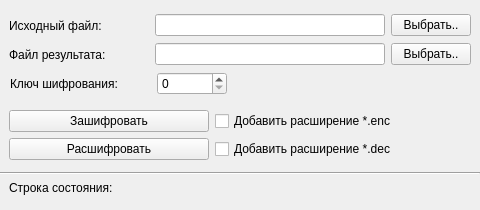
<?xml version="1.0" encoding="UTF-8"?>
<ui version="4.0">
 <class>Controller</class>
 <widget class="QMainWindow" name="Controller">
  <property name="geometry">
   <rect>
    <x>0</x>
    <y>0</y>
    <width>480</width>
    <height>210</height>
   </rect>
  </property>
  <property name="sizePolicy">
   <sizepolicy hsizetype="Preferred" vsizetype="Preferred">
    <horstretch>0</horstretch>
    <verstretch>0</verstretch>
   </sizepolicy>
  </property>
  <property name="minimumSize">
   <size>
    <width>480</width>
    <height>210</height>
   </size>
  </property>
  <property name="maximumSize">
   <size>
    <width>480</width>
    <height>210</height>
   </size>
  </property>
  <property name="windowTitle">
   <string>Модифицированный шифр Атбаша</string>
  </property>
  <widget class="QWidget" name="centralwidget">
   <property name="sizePolicy">
    <sizepolicy hsizetype="Fixed" vsizetype="Fixed">
     <horstretch>0</horstretch>
     <verstretch>0</verstretch>
    </sizepolicy>
   </property>
   <property name="minimumSize">
    <size>
     <width>480</width>
     <height>210</height>
    </size>
   </property>
   <property name="maximumSize">
    <size>
     <width>480</width>
     <height>210</height>
    </size>
   </property>
   <layout class="QVBoxLayout" name="verticalLayout_2">
    <property name="leftMargin">
     <number>0</number>
    </property>
    <property name="topMargin">
     <number>0</number>
    </property>
    <property name="rightMargin">
     <number>0</number>
    </property>
    <property name="bottomMargin">
     <number>0</number>
    </property>
    <item>
     <layout class="QVBoxLayout" name="verticalLayout">
      <item>
       <layout class="QHBoxLayout" name="horizontalLayout">
        <property name="leftMargin">
         <number>9</number>
        </property>
        <property name="topMargin">
         <number>6</number>
        </property>
        <property name="rightMargin">
         <number>9</number>
        </property>
        <item>
         <widget class="QLabel" name="label">
          <property name="sizePolicy">
           <sizepolicy hsizetype="Fixed" vsizetype="Fixed">
            <horstretch>0</horstretch>
            <verstretch>0</verstretch>
           </sizepolicy>
          </property>
          <property name="minimumSize">
           <size>
            <width>140</width>
            <height>23</height>
           </size>
          </property>
          <property name="text">
           <string>Исходный файл:</string>
          </property>
         </widget>
        </item>
        <item>
         <widget class="QLineEdit" name="lineEdit_sourceFilePath">
          <property name="readOnly">
           <bool>true</bool>
          </property>
         </widget>
        </item>
        <item>
         <widget class="QPushButton" name="button_chooseSourceFile">
          <property name="sizePolicy">
           <sizepolicy hsizetype="Fixed" vsizetype="Fixed">
            <horstretch>0</horstretch>
            <verstretch>0</verstretch>
           </sizepolicy>
          </property>
          <property name="minimumSize">
           <size>
            <width>70</width>
            <height>0</height>
           </size>
          </property>
          <property name="text">
           <string>Выбрать..</string>
          </property>
         </widget>
        </item>
       </layout>
      </item>
      <item>
       <layout class="QHBoxLayout" name="horizontalLayout_2">
        <property name="leftMargin">
         <number>9</number>
        </property>
        <property name="rightMargin">
         <number>9</number>
        </property>
        <item>
         <widget class="QLabel" name="label_2">
          <property name="sizePolicy">
           <sizepolicy hsizetype="Fixed" vsizetype="Fixed">
            <horstretch>0</horstretch>
            <verstretch>0</verstretch>
           </sizepolicy>
          </property>
          <property name="minimumSize">
           <size>
            <width>140</width>
            <height>23</height>
           </size>
          </property>
          <property name="text">
           <string>Файл результата:</string>
          </property>
         </widget>
        </item>
        <item>
         <widget class="QLineEdit" name="lineEdit_resultFilePath">
          <property name="readOnly">
           <bool>true</bool>
          </property>
         </widget>
        </item>
        <item>
         <widget class="QPushButton" name="button_chooseResultFile">
          <property name="text">
           <string>Выбрать..</string>
          </property>
         </widget>
        </item>
       </layout>
      </item>
      <item>
       <layout class="QHBoxLayout" name="horizontalLayout_5">
        <property name="leftMargin">
         <number>9</number>
        </property>
        <property name="rightMargin">
         <number>252</number>
        </property>
        <item>
         <widget class="QLabel" name="label_3">
          <property name="sizePolicy">
           <sizepolicy hsizetype="Fixed" vsizetype="Fixed">
            <horstretch>0</horstretch>
            <verstretch>0</verstretch>
           </sizepolicy>
          </property>
          <property name="minimumSize">
           <size>
            <width>140</width>
            <height>23</height>
           </size>
          </property>
          <property name="text">
           <string>Ключ шифрования:</string>
          </property>
         </widget>
        </item>
        <item>
         <widget class="QSpinBox" name="spinBox_encryptionKey">
          <property name="sizePolicy">
           <sizepolicy hsizetype="Fixed" vsizetype="Fixed">
            <horstretch>0</horstretch>
            <verstretch>0</verstretch>
           </sizepolicy>
          </property>
          <property name="minimumSize">
           <size>
            <width>70</width>
            <height>0</height>
           </size>
          </property>
          <property name="maximum">
           <number>255</number>
          </property>
          <property name="displayIntegerBase">
           <number>16</number>
          </property>
         </widget>
        </item>
       </layout>
      </item>
      <item>
       <layout class="QHBoxLayout" name="horizontalLayout_3">
        <property name="leftMargin">
         <number>9</number>
        </property>
        <property name="topMargin">
         <number>9</number>
        </property>
        <property name="rightMargin">
         <number>9</number>
        </property>
        <item>
         <widget class="QPushButton" name="pushButton_cipher">
          <property name="sizePolicy">
           <sizepolicy hsizetype="Fixed" vsizetype="Fixed">
            <horstretch>0</horstretch>
            <verstretch>0</verstretch>
           </sizepolicy>
          </property>
          <property name="minimumSize">
           <size>
            <width>200</width>
            <height>0</height>
           </size>
          </property>
          <property name="cursor">
           <cursorShape>PointingHandCursor</cursorShape>
          </property>
          <property name="text">
           <string>Зашифровать</string>
          </property>
         </widget>
        </item>
        <item>
         <widget class="QCheckBox" name="checkBox_addEncExtension">
          <property name="text">
           <string>Добавить расширение *.enc</string>
          </property>
         </widget>
        </item>
       </layout>
      </item>
      <item>
       <layout class="QHBoxLayout" name="horizontalLayout_4">
        <property name="leftMargin">
         <number>9</number>
        </property>
        <property name="rightMargin">
         <number>9</number>
        </property>
        <property name="bottomMargin">
         <number>6</number>
        </property>
        <item>
         <widget class="QPushButton" name="pushButton_decipher">
          <property name="sizePolicy">
           <sizepolicy hsizetype="Fixed" vsizetype="Fixed">
            <horstretch>0</horstretch>
            <verstretch>0</verstretch>
           </sizepolicy>
          </property>
          <property name="minimumSize">
           <size>
            <width>200</width>
            <height>0</height>
           </size>
          </property>
          <property name="cursor">
           <cursorShape>PointingHandCursor</cursorShape>
          </property>
          <property name="text">
           <string>Расшифровать</string>
          </property>
         </widget>
        </item>
        <item>
         <widget class="QCheckBox" name="checkBox_addDecExtension">
          <property name="text">
           <string>Добавить расширение *.dec</string>
          </property>
         </widget>
        </item>
       </layout>
      </item>
      <item>
       <widget class="Line" name="line">
        <property name="minimumSize">
         <size>
          <width>0</width>
          <height>1</height>
         </size>
        </property>
        <property name="orientation">
         <enum>Qt::Horizontal</enum>
        </property>
       </widget>
      </item>
      <item>
       <layout class="QVBoxLayout" name="verticalLayout_3">
        <property name="leftMargin">
         <number>9</number>
        </property>
        <property name="bottomMargin">
         <number>6</number>
        </property>
        <item>
         <widget class="QLabel" name="label_statusBar">
          <property name="sizePolicy">
           <sizepolicy hsizetype="Expanding" vsizetype="Fixed">
            <horstretch>0</horstretch>
            <verstretch>0</verstretch>
           </sizepolicy>
          </property>
          <property name="text">
           <string>Строка состояния:</string>
          </property>
         </widget>
        </item>
       </layout>
      </item>
     </layout>
    </item>
   </layout>
  </widget>
 </widget>
 <resources/>
 <connections/>
</ui>
